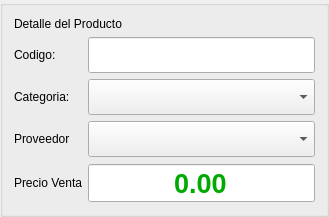
    <widget class="QGroupBox" name="groupBox">
     <property name="title">
      <string/>
     </property>
     <layout class="QGridLayout" name="gridLayout" columnstretch="1,0">
      <item row="3" column="0">
       <widget class="QLabel" name="label_11">
        <property name="sizePolicy">
         <sizepolicy hsizetype="Expanding" vsizetype="Expanding">
          <horstretch>0</horstretch>
          <verstretch>0</verstretch>
         </sizepolicy>
        </property>
        <property name="palette">
         <palette>
          <active>
           <colorrole role="Text">
            <brush brushstyle="SolidPattern">
             <color alpha="255">
              <red>0</red>
              <green>170</green>
              <blue>127</blue>
             </color>
            </brush>
           </colorrole>
           <colorrole role="ButtonText">
            <brush brushstyle="SolidPattern">
             <color alpha="255">
              <red>0</red>
              <green>170</green>
              <blue>127</blue>
             </color>
            </brush>
           </colorrole>
          </active>
          <inactive>
           <colorrole role="Text">
            <brush brushstyle="SolidPattern">
             <color alpha="255">
              <red>0</red>
              <green>170</green>
              <blue>127</blue>
             </color>
            </brush>
           </colorrole>
           <colorrole role="ButtonText">
            <brush brushstyle="SolidPattern">
             <color alpha="255">
              <red>0</red>
              <green>170</green>
              <blue>127</blue>
             </color>
            </brush>
           </colorrole>
          </inactive>
          <disabled>
           <colorrole role="Text">
            <brush brushstyle="SolidPattern">
             <color alpha="255">
              <red>120</red>
              <green>120</green>
              <blue>120</blue>
             </color>
            </brush>
           </colorrole>
           <colorrole role="ButtonText">
            <brush brushstyle="SolidPattern">
             <color alpha="255">
              <red>120</red>
              <green>120</green>
              <blue>120</blue>
             </color>
            </brush>
           </colorrole>
          </disabled>
         </palette>
        </property>
        <property name="text">
         <string>Categoria:</string>
        </property>
       </widget>
      </item>
      <item row="3" column="1">
       <widget class="QComboBox" name="comboBox">
        <property name="enabled">
         <bool>true</bool>
        </property>
        <property name="sizePolicy">
         <sizepolicy hsizetype="Expanding" vsizetype="Expanding">
          <horstretch>0</horstretch>
          <verstretch>0</verstretch>
         </sizepolicy>
        </property>
        <property name="palette">
         <palette>
          <active>
           <colorrole role="Text">
            <brush brushstyle="SolidPattern">
             <color alpha="255">
              <red>0</red>
              <green>0</green>
              <blue>255</blue>
             </color>
            </brush>
           </colorrole>
          </active>
          <inactive>
           <colorrole role="Text">
            <brush brushstyle="SolidPattern">
             <color alpha="255">
              <red>0</red>
              <green>0</green>
              <blue>255</blue>
             </color>
            </brush>
           </colorrole>
          </inactive>
          <disabled>
           <colorrole role="Text">
            <brush brushstyle="SolidPattern">
             <color alpha="255">
              <red>120</red>
              <green>120</green>
              <blue>120</blue>
             </color>
            </brush>
           </colorrole>
          </disabled>
         </palette>
        </property>
        <property name="font">
         <font>
          <family>Arial</family>
          <pointsize>18</pointsize>
          <weight>75</weight>
          <bold>true</bold>
         </font>
        </property>
       </widget>
      </item>
      <item row="4" column="0">
       <widget class="QLabel" name="label_6">
        <property name="sizePolicy">
         <sizepolicy hsizetype="Expanding" vsizetype="Expanding">
          <horstretch>0</horstretch>
          <verstretch>0</verstretch>
         </sizepolicy>
        </property>
        <property name="palette">
         <palette>
          <active>
           <colorrole role="Text">
            <brush brushstyle="SolidPattern">
             <color alpha="255">
              <red>0</red>
              <green>170</green>
              <blue>127</blue>
             </color>
            </brush>
           </colorrole>
           <colorrole role="ButtonText">
            <brush brushstyle="SolidPattern">
             <color alpha="255">
              <red>0</red>
              <green>170</green>
              <blue>127</blue>
             </color>
            </brush>
           </colorrole>
          </active>
          <inactive>
           <colorrole role="Text">
            <brush brushstyle="SolidPattern">
             <color alpha="255">
              <red>0</red>
              <green>170</green>
              <blue>127</blue>
             </color>
            </brush>
           </colorrole>
           <colorrole role="ButtonText">
            <brush brushstyle="SolidPattern">
             <color alpha="255">
              <red>0</red>
              <green>170</green>
              <blue>127</blue>
             </color>
            </brush>
           </colorrole>
          </inactive>
          <disabled>
           <colorrole role="Text">
            <brush brushstyle="SolidPattern">
             <color alpha="255">
              <red>120</red>
              <green>120</green>
              <blue>120</blue>
             </color>
            </brush>
           </colorrole>
           <colorrole role="ButtonText">
            <brush brushstyle="SolidPattern">
             <color alpha="255">
              <red>120</red>
              <green>120</green>
              <blue>120</blue>
             </color>
            </brush>
           </colorrole>
          </disabled>
         </palette>
        </property>
        <property name="text">
         <string>Proveedor</string>
        </property>
       </widget>
      </item>
      <item row="1" column="0">
       <widget class="QLabel" name="label">
        <property name="sizePolicy">
         <sizepolicy hsizetype="Expanding" vsizetype="Expanding">
          <horstretch>0</horstretch>
          <verstretch>0</verstretch>
         </sizepolicy>
        </property>
        <property name="palette">
         <palette>
          <active>
           <colorrole role="Text">
            <brush brushstyle="SolidPattern">
             <color alpha="255">
              <red>0</red>
              <green>170</green>
              <blue>127</blue>
             </color>
            </brush>
           </colorrole>
           <colorrole role="ButtonText">
            <brush brushstyle="SolidPattern">
             <color alpha="255">
              <red>0</red>
              <green>170</green>
              <blue>127</blue>
             </color>
            </brush>
           </colorrole>
          </active>
          <inactive>
           <colorrole role="Text">
            <brush brushstyle="SolidPattern">
             <color alpha="255">
              <red>0</red>
              <green>170</green>
              <blue>127</blue>
             </color>
            </brush>
           </colorrole>
           <colorrole role="ButtonText">
            <brush brushstyle="SolidPattern">
             <color alpha="255">
              <red>0</red>
              <green>170</green>
              <blue>127</blue>
             </color>
            </brush>
           </colorrole>
          </inactive>
          <disabled>
           <colorrole role="Text">
            <brush brushstyle="SolidPattern">
             <color alpha="255">
              <red>120</red>
              <green>120</green>
              <blue>120</blue>
             </color>
            </brush>
           </colorrole>
           <colorrole role="ButtonText">
            <brush brushstyle="SolidPattern">
             <color alpha="255">
              <red>120</red>
              <green>120</green>
              <blue>120</blue>
             </color>
            </brush>
           </colorrole>
          </disabled>
         </palette>
        </property>
        <property name="text">
         <string>Codigo:</string>
        </property>
       </widget>
      </item>
      <item row="1" column="1">
       <widget class="QLineEdit" name="lineEdit_2">
        <property name="enabled">
         <bool>true</bool>
        </property>
        <property name="sizePolicy">
         <sizepolicy hsizetype="Expanding" vsizetype="Expanding">
          <horstretch>0</horstretch>
          <verstretch>0</verstretch>
         </sizepolicy>
        </property>
        <property name="palette">
         <palette>
          <active>
           <colorrole role="Text">
            <brush brushstyle="SolidPattern">
             <color alpha="255">
              <red>0</red>
              <green>0</green>
              <blue>255</blue>
             </color>
            </brush>
           </colorrole>
          </active>
          <inactive>
           <colorrole role="Text">
            <brush brushstyle="SolidPattern">
             <color alpha="255">
              <red>0</red>
              <green>0</green>
              <blue>255</blue>
             </color>
            </brush>
           </colorrole>
          </inactive>
          <disabled>
           <colorrole role="Text">
            <brush brushstyle="SolidPattern">
             <color alpha="255">
              <red>120</red>
              <green>120</green>
              <blue>120</blue>
             </color>
            </brush>
           </colorrole>
          </disabled>
         </palette>
        </property>
        <property name="font">
         <font>
          <family>Arial</family>
          <pointsize>18</pointsize>
          <weight>75</weight>
          <bold>true</bold>
         </font>
        </property>
       </widget>
      </item>
      <item row="4" column="1">
       <widget class="QComboBox" name="comboBox_2">
        <property name="enabled">
         <bool>true</bool>
        </property>
        <property name="sizePolicy">
         <sizepolicy hsizetype="Expanding" vsizetype="Expanding">
          <horstretch>0</horstretch>
          <verstretch>0</verstretch>
         </sizepolicy>
        </property>
        <property name="palette">
         <palette>
          <active>
           <colorrole role="Text">
            <brush brushstyle="SolidPattern">
             <color alpha="255">
              <red>0</red>
              <green>0</green>
              <blue>255</blue>
             </color>
            </brush>
           </colorrole>
          </active>
          <inactive>
           <colorrole role="Text">
            <brush brushstyle="SolidPattern">
             <color alpha="255">
              <red>0</red>
              <green>0</green>
              <blue>255</blue>
             </color>
            </brush>
           </colorrole>
          </inactive>
          <disabled>
           <colorrole role="Text">
            <brush brushstyle="SolidPattern">
             <color alpha="255">
              <red>120</red>
              <green>120</green>
              <blue>120</blue>
             </color>
            </brush>
           </colorrole>
          </disabled>
         </palette>
        </property>
        <property name="font">
         <font>
          <family>Arial</family>
          <pointsize>18</pointsize>
          <weight>75</weight>
          <bold>true</bold>
         </font>
        </property>
       </widget>
      </item>
      <item row="5" column="1">
       <widget class="QDoubleSpinBox" name="doubleSpinBox_6">
        <property name="palette">
         <palette>
          <active>
           <colorrole role="Text">
            <brush brushstyle="SolidPattern">
             <color alpha="255">
              <red>0</red>
              <green>170</green>
              <blue>0</blue>
             </color>
            </brush>
           </colorrole>
          </active>
          <inactive>
           <colorrole role="Text">
            <brush brushstyle="SolidPattern">
             <color alpha="255">
              <red>0</red>
              <green>170</green>
              <blue>0</blue>
             </color>
            </brush>
           </colorrole>
          </inactive>
          <disabled>
           <colorrole role="Text">
            <brush brushstyle="SolidPattern">
             <color alpha="255">
              <red>120</red>
              <green>120</green>
              <blue>120</blue>
             </color>
            </brush>
           </colorrole>
          </disabled>
         </palette>
        </property>
        <property name="font">
         <font>
          <family>Arial</family>
          <pointsize>20</pointsize>
          <weight>75</weight>
          <bold>true</bold>
         </font>
        </property>
        <property name="alignment">
         <set>Qt::AlignCenter</set>
        </property>
        <property name="buttonSymbols">
         <enum>QAbstractSpinBox::NoButtons</enum>
        </property>
        <property name="maximum">
         <double>9999.989999999999782</double>
        </property>
       </widget>
      </item>
      <item row="5" column="0">
       <widget class="QLabel" name="label_13">
        <property name="sizePolicy">
         <sizepolicy hsizetype="Fixed" vsizetype="Expanding">
          <horstretch>0</horstretch>
          <verstretch>0</verstretch>
         </sizepolicy>
        </property>
        <property name="palette">
         <palette>
          <active>
           <colorrole role="Text">
            <brush brushstyle="SolidPattern">
             <color alpha="255">
              <red>0</red>
              <green>170</green>
              <blue>127</blue>
             </color>
            </brush>
           </colorrole>
           <colorrole role="ButtonText">
            <brush brushstyle="SolidPattern">
             <color alpha="255">
              <red>0</red>
              <green>170</green>
              <blue>127</blue>
             </color>
            </brush>
           </colorrole>
          </active>
          <inactive>
           <colorrole role="Text">
            <brush brushstyle="SolidPattern">
             <color alpha="255">
              <red>0</red>
              <green>170</green>
              <blue>127</blue>
             </color>
            </brush>
           </colorrole>
           <colorrole role="ButtonText">
            <brush brushstyle="SolidPattern">
             <color alpha="255">
              <red>0</red>
              <green>170</green>
              <blue>127</blue>
             </color>
            </brush>
           </colorrole>
          </inactive>
          <disabled>
           <colorrole role="Text">
            <brush brushstyle="SolidPattern">
             <color alpha="255">
              <red>120</red>
              <green>120</green>
              <blue>120</blue>
             </color>
            </brush>
           </colorrole>
           <colorrole role="ButtonText">
            <brush brushstyle="SolidPattern">
             <color alpha="255">
              <red>120</red>
              <green>120</green>
              <blue>120</blue>
             </color>
            </brush>
           </colorrole>
          </disabled>
         </palette>
        </property>
        <property name="text">
         <string>Precio Venta</string>
        </property>
       </widget>
      </item>
      <item row="0" column="0" colspan="2">
       <widget class="QLabel" name="label_14">
        <property name="sizePolicy">
         <sizepolicy hsizetype="Expanding" vsizetype="Expanding">
          <horstretch>0</horstretch>
          <verstretch>0</verstretch>
         </sizepolicy>
        </property>
        <property name="palette">
         <palette>
          <active>
           <colorrole role="Text">
            <brush brushstyle="SolidPattern">
             <color alpha="255">
              <red>0</red>
              <green>170</green>
              <blue>127</blue>
             </color>
            </brush>
           </colorrole>
           <colorrole role="ButtonText">
            <brush brushstyle="SolidPattern">
             <color alpha="255">
              <red>0</red>
              <green>170</green>
              <blue>127</blue>
             </color>
            </brush>
           </colorrole>
          </active>
          <inactive>
           <colorrole role="Text">
            <brush brushstyle="SolidPattern">
             <color alpha="255">
              <red>0</red>
              <green>170</green>
              <blue>127</blue>
             </color>
            </brush>
           </colorrole>
           <colorrole role="ButtonText">
            <brush brushstyle="SolidPattern">
             <color alpha="255">
              <red>0</red>
              <green>170</green>
              <blue>127</blue>
             </color>
            </brush>
           </colorrole>
          </inactive>
          <disabled>
           <colorrole role="Text">
            <brush brushstyle="SolidPattern">
             <color alpha="255">
              <red>120</red>
              <green>120</green>
              <blue>120</blue>
             </color>
            </brush>
           </colorrole>
           <colorrole role="ButtonText">
            <brush brushstyle="SolidPattern">
             <color alpha="255">
              <red>120</red>
              <green>120</green>
              <blue>120</blue>
             </color>
            </brush>
           </colorrole>
          </disabled>
         </palette>
        </property>
        <property name="text">
         <string>Detalle del Producto</string>
        </property>
       </widget>
      </item>
     </layout>
    </widget>
